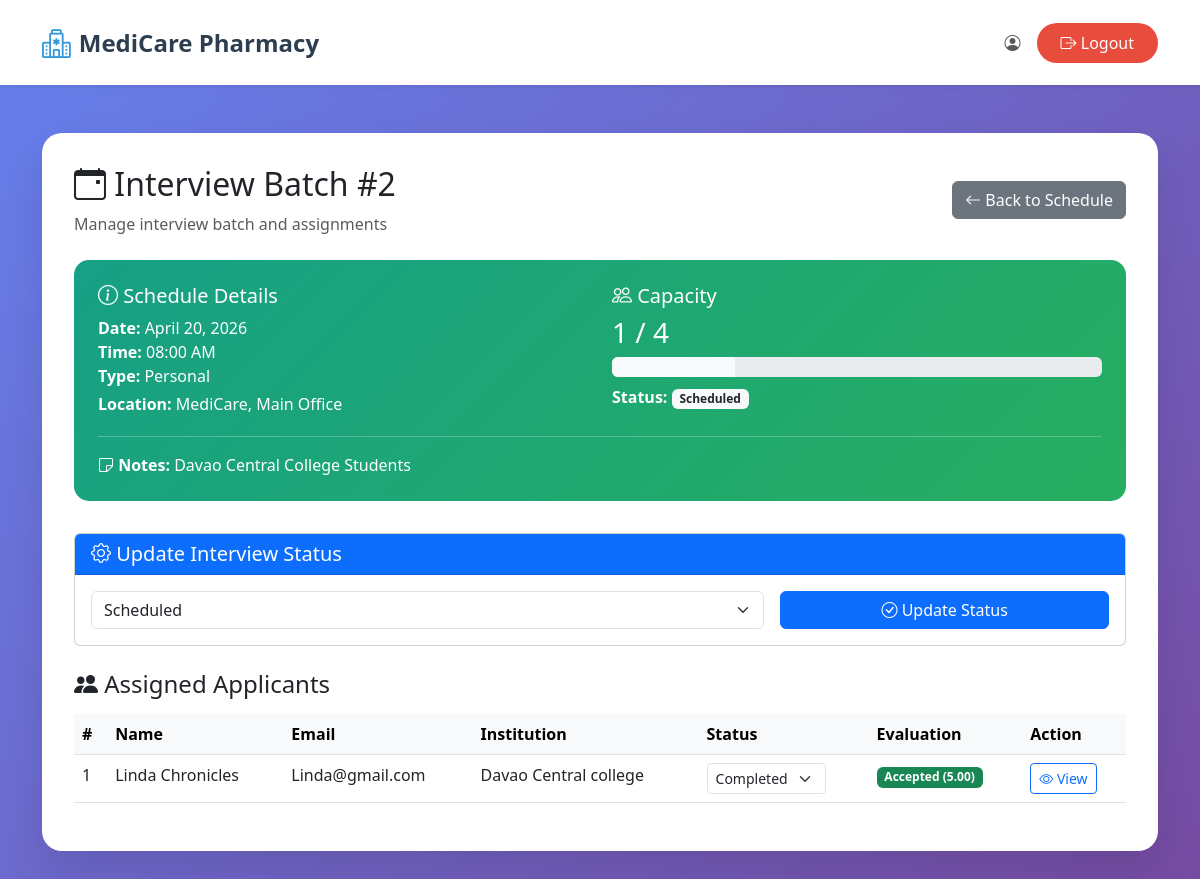
Screenshot of /Users/hr/view_interview_batch.php?id=11 (signed in) with the database file from the repository.
### tables this page shows
CREATE TABLE `interview_schedule` (
  `id` int(11) NOT NULL,
  `batch_number` int(11) NOT NULL,
  `interview_date` date NOT NULL,
  `interview_time` time NOT NULL,
  `interview_type` enum('personal','online') DEFAULT 'personal',
  `location` varchar(255) DEFAULT NULL,
  `online_meeting_link` varchar(500) DEFAULT NULL,
  `online_meeting_id` varchar(255) DEFAULT NULL,
  `online_meeting_password` varchar(255) DEFAULT NULL,
  `max_slots` int(11) DEFAULT 15,
  `filled_slots` int(11) DEFAULT 0,
  `status` enum('scheduled','ongoing','completed','cancelled') DEFAULT 'scheduled',
  `notes` text DEFAULT NULL,
  `created_by` int(11) NOT NULL,
  `created_at` timestamp NOT NULL DEFAULT current_timestamp(),
  `updated_at` timestamp NOT NULL DEFAULT current_timestamp() ON UPDATE current_timestamp()
);

CREATE TABLE `interview_assignments` (
  `id` int(11) NOT NULL,
  `schedule_id` int(11) NOT NULL,
  `user_id` int(11) NOT NULL,
  `internship_record_id` int(11) NOT NULL,
  `assignment_status` enum('assigned','confirmed','completed','no_show','cancelled') DEFAULT 'assigned',
  `confirmation_date` timestamp NULL DEFAULT NULL,
  `notes` text DEFAULT NULL,
  `created_at` timestamp NOT NULL DEFAULT current_timestamp(),
  `updated_at` timestamp NOT NULL DEFAULT current_timestamp() ON UPDATE current_timestamp()
);

CREATE TABLE `internship_records` (
  `id` int(11) NOT NULL,
  `user_id` int(11) NOT NULL,
  `first_name` varchar(255) NOT NULL,
  `last_name` varchar(255) NOT NULL,
  `date_of_birth` date DEFAULT NULL,
  `is_enrolled_higher_ed` tinyint(1) DEFAULT 0,
  `higher_ed_institution` varchar(255) DEFAULT NULL,
  `enrollment_certificate_path` varchar(255) DEFAULT NULL,
  `enrollment_certificate_status` enum('pending','valid','invalid') DEFAULT 'pending',
  `enrollment_certificate_remarks` text DEFAULT NULL,
  `is_enrolled_internship_subject` tinyint(1) DEFAULT 0,
  `is_at_least_18` tinyint(1) DEFAULT 0,
  `has_passed_pre_internship` tinyint(1) DEFAULT 0,
  `recommendation_letter_path` varchar(255) DEFAULT NULL,
  `recommendation_letter_status` enum('pending','valid','invalid') DEFAULT 'pending',
  `recommendation_letter_remarks` text DEFAULT NULL,
  `medical_certificate_submitted` tinyint(1) DEFAULT 0,
  `medical_certificate_path` varchar(255) DEFAULT NULL,
  `medical_certificate_status` enum('pending','valid','invalid') DEFAULT 'pending',
  `medical_certificate_remarks` text DEFAULT NULL,
  `parental_consent_submitted` tinyint(1) DEFAULT 0,
  `parental_consent_path` varchar(255) DEFAULT NULL,
  `parental_consent_status` enum('pending','valid','invalid') DEFAULT 'pending',
  `parental_consent_remarks` text DEFAULT NULL,
  `is_eligible` tinyint(1) DEFAULT 0,
  `application_status` enum('pending','submitted','under_review','approved','rejected') DEFAULT 'pending',
  `internship_start_date` date DEFAULT NULL,
  `internship_duration` varchar(100) DEFAULT NULL,
  `working_days` varchar(100) DEFAULT NULL,
  `working_hours` varchar(100) DEFAULT NULL,
  `special_instructions` text DEFAULT NULL,
  `pharmacy_name` varchar(255) DEFAULT NULL,
  `pharmacy_address` text DEFAULT NULL,
  `contact_person` varchar(255) DEFAULT NULL,
  `contact_number` varchar(50) DEFAULT NULL,
  `contact_email` varchar(255) DEFAULT NULL,
  `schedule_sent` tinyint(1) DEFAULT 0,
  `interview_scheduled` tinyint(1) DEFAULT 0,
  `interview_date` date DEFAULT NULL,
  `interview_time` time DEFAULT NULL,
  `interview_type` enum('personal','online') DEFAULT NULL,
  `interview_location` varchar(500) DEFAULT NULL,
  `interview_meeting_link` varchar(500) DEFAULT NULL,
  `interview_notes` text DEFAULT NULL,
  `created_at` timestamp NOT NULL DEFAULT current_timestamp(),
  `updated_at` timestamp NOT NULL DEFAULT current_timestamp() ON UPDATE current_timestamp()
);

CREATE TABLE `users` (
  `id` int(11) NOT NULL,
  `first_name` varchar(50) NOT NULL,
  `middle_name` varchar(50) DEFAULT NULL,
  `last_name` varchar(50) NOT NULL,
  `birth_date` date DEFAULT NULL,
  `phone_number` varchar(20) NOT NULL,
  `email` varchar(100) NOT NULL,
  `password` varchar(255) NOT NULL,
  `role_id` int(11) NOT NULL DEFAULT 4,
  `is_active` tinyint(1) NOT NULL DEFAULT 1,
  `created_at` timestamp NOT NULL DEFAULT current_timestamp(),
  `updated_at` timestamp NOT NULL DEFAULT current_timestamp() ON UPDATE current_timestamp()
);

CREATE TABLE `interview_evaluations` (
  `id` int(11) NOT NULL,
  `interview_assignment_id` int(11) NOT NULL,
  `user_id` int(11) NOT NULL,
  `evaluated_by` int(11) NOT NULL,
  `education_rating` int(11) DEFAULT NULL CHECK (`education_rating` between 1 and 5),
  `education_comments` text DEFAULT NULL,
  `training_rating` int(11) DEFAULT NULL CHECK (`training_rating` between 1 and 5),
  `training_comments` text DEFAULT NULL,
  `work_experience_rating` int(11) DEFAULT NULL CHECK (`work_experience_rating` between 1 and 5),
  `work_experience_comments` text DEFAULT NULL,
  `company_knowledge_rating` int(11) DEFAULT NULL CHECK (`company_knowledge_rating` between 1 and 5),
  `company_knowledge_comments` text DEFAULT NULL,
  `technical_skills_rating` int(11) DEFAULT NULL CHECK (`technical_skills_rating` between 1 and 5),
  `technical_skills_comments` text DEFAULT NULL,
  `multitasking_skills_rating` int(11) DEFAULT NULL CHECK (`multitasking_skills_rating` between 1 and 5),
  `multitasking_skills_comments` text DEFAULT NULL,
  `communication_skills_rating` int(11) DEFAULT NULL CHECK (`communication_skills_rating` between 1 and 5),
  `communication_skills_comments` text DEFAULT NULL,
  `teamwork_rating` int(11) DEFAULT NULL CHECK (`teamwork_rating` between 1 and 5),
  `teamwork_comments` text DEFAULT NULL,
  `stress_tolerance_rating` int(11) DEFAULT NULL CHECK (`stress_tolerance_rating` between 1 and 5),
  `stress_tolerance_comments` text DEFAULT NULL,
  `culture_fit_rating` int(11) DEFAULT NULL CHECK (`culture_fit_rating` between 1 and 5),
  `culture_fit_comments` text DEFAULT NULL,
  `average_rating` decimal(3,2) DEFAULT NULL,
  `overall_evaluation` text DEFAULT NULL,
  `final_decision` enum('pending','accepted','rejected') DEFAULT 'pending',
  `work_schedule_sent` tinyint(1) DEFAULT 0,
  `work_start_date` date DEFAULT NULL,
  `work_schedule_details` text DEFAULT NULL,
  `created_at` timestamp NOT NULL DEFAULT current_timestamp(),
  `updated_at` timestamp NOT NULL DEFAULT current_timestamp() ON UPDATE current_timestamp()
);

### Users/hr/view_interview_batch.php (the view, shortened to what the rows shown need)
<?php
require_once '../../config.php';
$schedule_id = $_GET['id'] ?? null;
$schedule_sql = "SELECT s.*, u.first_name, u.last_name
                 FROM interview_schedule s
                 LEFT JOIN users u ON s.created_by = u.id
                 WHERE s.id = ?";
$schedule_stmt = $conn->prepare($schedule_sql);
$schedule_stmt->bind_param("i", $schedule_id);
$schedule_stmt->execute();
$schedule = $schedule_stmt->get_result()->fetch_assoc();
$assignments_sql = "SELECT ia.*, ir.first_name, ir.last_name, ir.higher_ed_institution,
                    u.email, ie.id as evaluation_id, ie.average_rating, ie.final_decision
                    FROM interview_assignments ia
                    JOIN internship_records ir ON ia.internship_record_id = ir.id
                    JOIN users u ON ia.user_id = u.id
                    LEFT JOIN interview_evaluations ie ON ia.id = ie.interview_assignment_id
                    WHERE ia.schedule_id = ?
                    ORDER BY ir.last_name, ir.first_name";
$assignments_stmt = $conn->prepare($assignments_sql);
$assignments_stmt->bind_param("i", $schedule_id);
$assignments_stmt->execute();
$assignments_result = $assignments_stmt->get_result();
$assignments = [];
while ($row = $assignments_result->fetch_assoc()) {
    $assignments[] = $row;
}
?>
<!DOCTYPE html>
<html lang="en">
<head>
    <link href="https://cdn.jsdelivr.net/npm/bootstrap@5.3.0/dist/css/bootstrap.min.css" rel="stylesheet">
    <link rel="stylesheet" href="https://cdn.jsdelivr.net/npm/bootstrap-icons@1.11.0/font/bootstrap-icons.css">
    <link rel="stylesheet" href="../../style.css">
</head>
<body>
    <div class="batch-container">
        <div class="container">
            <div class="batch-card">
                <div class="d-flex justify-content-between align-items-center mb-4">
                    <div>
                        <h2><i class="bi bi-calendar-event"></i> Interview Batch #<?php echo $schedule['batch_number']; ?></h2>
                        <p class="text-muted mb-0">Manage interview batch and assignments</p>
                    </div>
                </div>
                <div class="schedule-info">
                    <div class="row">
                        <div class="col-md-6">
                            <h5><i class="bi bi-info-circle"></i> Schedule Details</h5>
                            <p class="mb-1">
                                <strong>Date:</strong> <?php echo date('F d, Y', strtotime($schedule['interview_date'])); ?><br>
                                <strong>Time:</strong> <?php echo date('h:i A', strtotime($schedule['interview_time'])); ?><br>
                                <strong>Type:</strong> <?php echo ucfirst($schedule['interview_type']); ?>
                            </p>
                            <?php if ($schedule['interview_type'] === 'online'): ?>
                                <?php if ($schedule['online_meeting_link']): ?>
                                    <p class="mb-1">
                                        <strong>Meeting Link:</strong>
                                        <a href="<?php echo htmlspecialchars($schedule['online_meeting_link']); ?>"
                                           target="_blank" class="text-white text-decoration-underline">
                                            Join Meeting
                                        </a>
                                    </p>
                                <?php endif; ?>
                            <?php else: ?>
                                <p class="mb-1">
                                    <strong>Location:</strong> <?php echo htmlspecialchars($schedule['location']); ?>
                                </p>
                            <?php endif; ?>
                        </div>
                        <div class="col-md-6">
                            <h5><i class="bi bi-people"></i> Capacity</h5>
                            <h3><?php echo count($assignments); ?> / <?php echo $schedule['max_slots']; ?></h3>
                            <div class="progress" style="height: 20px;">
                                <div class="progress-bar bg-light"
                                     style="width: <?php echo (count($assignments) / $schedule['max_slots']) * 100; ?>%">
                                </div>
                            </div>
                            <p class="mt-2 mb-0">
                                <strong>Status:</strong>
                                <span class="badge bg-light text-dark"><?php echo ucfirst($schedule['status']); ?></span>
                            </p>
                        </div>
                    </div>
                    <?php if ($schedule['notes']): ?>
                        <hr class="bg-light">
                        <p class="mb-0">
                            <strong><i class="bi bi-sticky"></i> Notes:</strong>
                            <?php echo htmlspecialchars($schedule['notes']); ?>
                        </p>
                    <?php endif; ?>
                </div>
                <div class="card mb-4">
                    <div class="card-body">
                        <form method="POST" class="row g-3">
                            <div class="col-md-8">
                                <select class="form-select" name="status" required>
                                    <option value="scheduled" <?php echo $schedule['status'] === 'scheduled' ? 'selected' : ''; ?>>Scheduled</option>
                                </select>
                            </div>
                        </form>
                    </div>
                </div>
                <?php if (empty($assignments)): ?>
                    <div class="alert alert-info">
                        <i class="bi bi-info-circle"></i> No applicants assigned to this batch yet.
                    </div>
                <?php else: ?>
                    <div class="table-responsive">
                        <table class="table table-hover">
                            <thead class="table-light">
                                <tr>
                                    <th>#</th>
                                    <th>Name</th>
                                    <th>Email</th>
                                    <th>Institution</th>
                                    <th>Status</th>
                                    <th>Evaluation</th>
                                    <th>Action</th>
                                </tr>
                            </thead>
                            <tbody>
                                <?php foreach ($assignments as $index => $assignment): ?>
                                    <tr>
                                        <td><?php echo $index + 1; ?></td>
                                        <td><?php echo htmlspecialchars($assignment['first_name'] . ' ' . $assignment['last_name']); ?></td>
                                        <td><?php echo htmlspecialchars($assignment['email']); ?></td>
                                        <td><?php echo htmlspecialchars($assignment['higher_ed_institution'] ?? 'N/A'); ?></td>
                                        <td>
                                            <form method="POST" class="d-inline">
                                                <select class="form-select form-select-sm"
                                                        name="assignment_status"
                                                        onchange="this.form.submit()"
                                                        style="width: auto;">
                                                    <option value="completed" <?php echo $assignment['assignment_status'] === 'completed' ? 'selected' : ''; ?>>Completed</option>
                                                </select>
                                            </form>
                                        </td>
                                        <td>
                                            <?php if ($assignment['evaluation_id']): ?>
                                                <span class="badge bg-<?php
                                                    echo $assignment['final_decision'] === 'accepted' ? 'success' :
                                                         ($assignment['final_decision'] === 'rejected' ? 'danger' : 'warning');
                                                ?>">
                                                    <?php echo ucfirst($assignment['final_decision']); ?>
                                                    (<?php echo number_format($assignment['average_rating'], 2); ?>)
                                                </span>
                                            <?php else: ?>
                                                <span class="badge bg-secondary">Not Evaluated</span>
                                            <?php endif; ?>
                                        </td>
                                        <td>
                                            <?php if ($assignment['evaluation_id']): ?>
                                                <a href="view_evaluation.php?id=<?php echo $assignment['evaluation_id']; ?>"
                                                   class="btn btn-sm btn-outline-primary">
                                                    <i class="bi bi-eye"></i> View
                                                </a>
                                            <?php elseif ($assignment['assignment_status'] === 'completed'): ?>
                                                <a href="evaluate_interview.php" class="btn btn-sm btn-primary">
                                                    <i class="bi bi-star"></i> Evaluate
                                                </a>
                                            <?php else: ?>
                                                <span class="text-muted">-</span>
                                            <?php endif; ?>
                                        </td>
                                    </tr>
                                <?php endforeach; ?>
                            </tbody>
                        </table>
                    </div>
                <?php endif; ?>
            </div>
        </div>
    </div>
</body>
</html>

### rows the page displays
interview_schedule: batch_number "2", interview_date "April 20, 2026", interview_time "08:00 AM", interview_type "Personal", location "MediCare, Main Office", max_slots "4", status "Scheduled", notes "Davao Central College Students"
interview_assignments: internship_record.last_name "Linda Chronicles", user.email "Linda@gmail.com", internship_record.higher_ed_institution "Davao Central college", assignment_status "Completed", interview_evaluations.final_decision "Accepted", interview_evaluations.average_rating "5.00"

### other values shown
count($assignments) "1"
